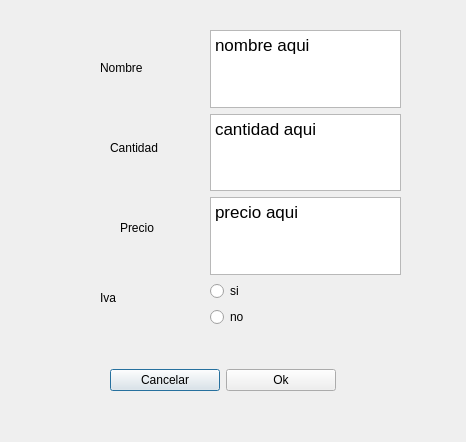
<?xml version="1.0" encoding="UTF-8"?>
<ui version="4.0">
 <class>Dialog</class>
 <widget class="QDialog" name="Dialog">
  <property name="geometry">
   <rect>
    <x>0</x>
    <y>0</y>
    <width>466</width>
    <height>442</height>
   </rect>
  </property>
  <property name="windowTitle">
   <string>Modificar Producto</string>
  </property>
  <widget class="QLabel" name="label">
   <property name="geometry">
    <rect>
     <x>100</x>
     <y>60</y>
     <width>61</width>
     <height>16</height>
    </rect>
   </property>
   <property name="text">
    <string>Nombre</string>
   </property>
  </widget>
  <widget class="QLabel" name="label_2">
   <property name="geometry">
    <rect>
     <x>110</x>
     <y>140</y>
     <width>61</width>
     <height>16</height>
    </rect>
   </property>
   <property name="text">
    <string>Cantidad</string>
   </property>
  </widget>
  <widget class="QLabel" name="label_3">
   <property name="geometry">
    <rect>
     <x>120</x>
     <y>220</y>
     <width>61</width>
     <height>16</height>
    </rect>
   </property>
   <property name="text">
    <string>Precio</string>
   </property>
  </widget>
  <widget class="QLabel" name="label_4">
   <property name="geometry">
    <rect>
     <x>100</x>
     <y>290</y>
     <width>61</width>
     <height>16</height>
    </rect>
   </property>
   <property name="text">
    <string>Iva</string>
   </property>
  </widget>
  <widget class="QWidget" name="verticalLayoutWidget">
   <property name="geometry">
    <rect>
     <x>210</x>
     <y>30</y>
     <width>191</width>
     <height>297</height>
    </rect>
   </property>
   <layout class="QVBoxLayout" name="verticalLayout">
    <item>
     <widget class="QTextEdit" name="campoNombre">
      <property name="html">
       <string>&lt;!DOCTYPE HTML PUBLIC &quot;-//W3C//DTD HTML 4.0//EN&quot; &quot;http://www.w3.org/TR/REC-html40/strict.dtd&quot;&gt;
&lt;html&gt;&lt;head&gt;&lt;meta name=&quot;qrichtext&quot; content=&quot;1&quot; /&gt;&lt;style type=&quot;text/css&quot;&gt;
p, li { white-space: pre-wrap; }
&lt;/style&gt;&lt;/head&gt;&lt;body style=&quot; font-family:'.AppleSystemUIFont'; font-size:13pt; font-weight:400; font-style:normal;&quot;&gt;
&lt;p style=&quot; margin-top:0px; margin-bottom:0px; margin-left:0px; margin-right:0px; -qt-block-indent:0; text-indent:0px;&quot;&gt;nombre aqui&lt;/p&gt;&lt;/body&gt;&lt;/html&gt;</string>
      </property>
     </widget>
    </item>
    <item>
     <widget class="QTextEdit" name="CampoCantidad">
      <property name="html">
       <string>&lt;!DOCTYPE HTML PUBLIC &quot;-//W3C//DTD HTML 4.0//EN&quot; &quot;http://www.w3.org/TR/REC-html40/strict.dtd&quot;&gt;
&lt;html&gt;&lt;head&gt;&lt;meta name=&quot;qrichtext&quot; content=&quot;1&quot; /&gt;&lt;style type=&quot;text/css&quot;&gt;
p, li { white-space: pre-wrap; }
&lt;/style&gt;&lt;/head&gt;&lt;body style=&quot; font-family:'.AppleSystemUIFont'; font-size:13pt; font-weight:400; font-style:normal;&quot;&gt;
&lt;p style=&quot; margin-top:0px; margin-bottom:0px; margin-left:0px; margin-right:0px; -qt-block-indent:0; text-indent:0px;&quot;&gt;cantidad aqui&lt;/p&gt;&lt;/body&gt;&lt;/html&gt;</string>
      </property>
     </widget>
    </item>
    <item>
     <widget class="QTextEdit" name="campoPrecio">
      <property name="html">
       <string>&lt;!DOCTYPE HTML PUBLIC &quot;-//W3C//DTD HTML 4.0//EN&quot; &quot;http://www.w3.org/TR/REC-html40/strict.dtd&quot;&gt;
&lt;html&gt;&lt;head&gt;&lt;meta name=&quot;qrichtext&quot; content=&quot;1&quot; /&gt;&lt;style type=&quot;text/css&quot;&gt;
p, li { white-space: pre-wrap; }
&lt;/style&gt;&lt;/head&gt;&lt;body style=&quot; font-family:'.AppleSystemUIFont'; font-size:13pt; font-weight:400; font-style:normal;&quot;&gt;
&lt;p style=&quot; margin-top:0px; margin-bottom:0px; margin-left:0px; margin-right:0px; -qt-block-indent:0; text-indent:0px;&quot;&gt;precio aqui&lt;/p&gt;&lt;/body&gt;&lt;/html&gt;</string>
      </property>
     </widget>
    </item>
    <item>
     <widget class="QRadioButton" name="radioButtonSi">
      <property name="text">
       <string>si</string>
      </property>
     </widget>
    </item>
    <item>
     <widget class="QRadioButton" name="radioButtonNo">
      <property name="text">
       <string>no</string>
      </property>
     </widget>
    </item>
    <item>
     <spacer name="verticalSpacer">
      <property name="orientation">
       <enum>Qt::Vertical</enum>
      </property>
      <property name="sizeHint" stdset="0">
       <size>
        <width>20</width>
        <height>40</height>
       </size>
      </property>
     </spacer>
    </item>
   </layout>
  </widget>
  <widget class="QWidget" name="horizontalLayoutWidget">
   <property name="geometry">
    <rect>
     <x>110</x>
     <y>340</y>
     <width>226</width>
     <height>80</height>
    </rect>
   </property>
   <layout class="QHBoxLayout" name="horizontalLayout">
    <item>
     <widget class="QPushButton" name="botonCancelar">
      <property name="text">
       <string>Cancelar</string>
      </property>
     </widget>
    </item>
    <item>
     <widget class="QPushButton" name="okBoton">
      <property name="text">
       <string>Ok</string>
      </property>
     </widget>
    </item>
   </layout>
  </widget>
 </widget>
 <resources/>
 <connections/>
</ui>
